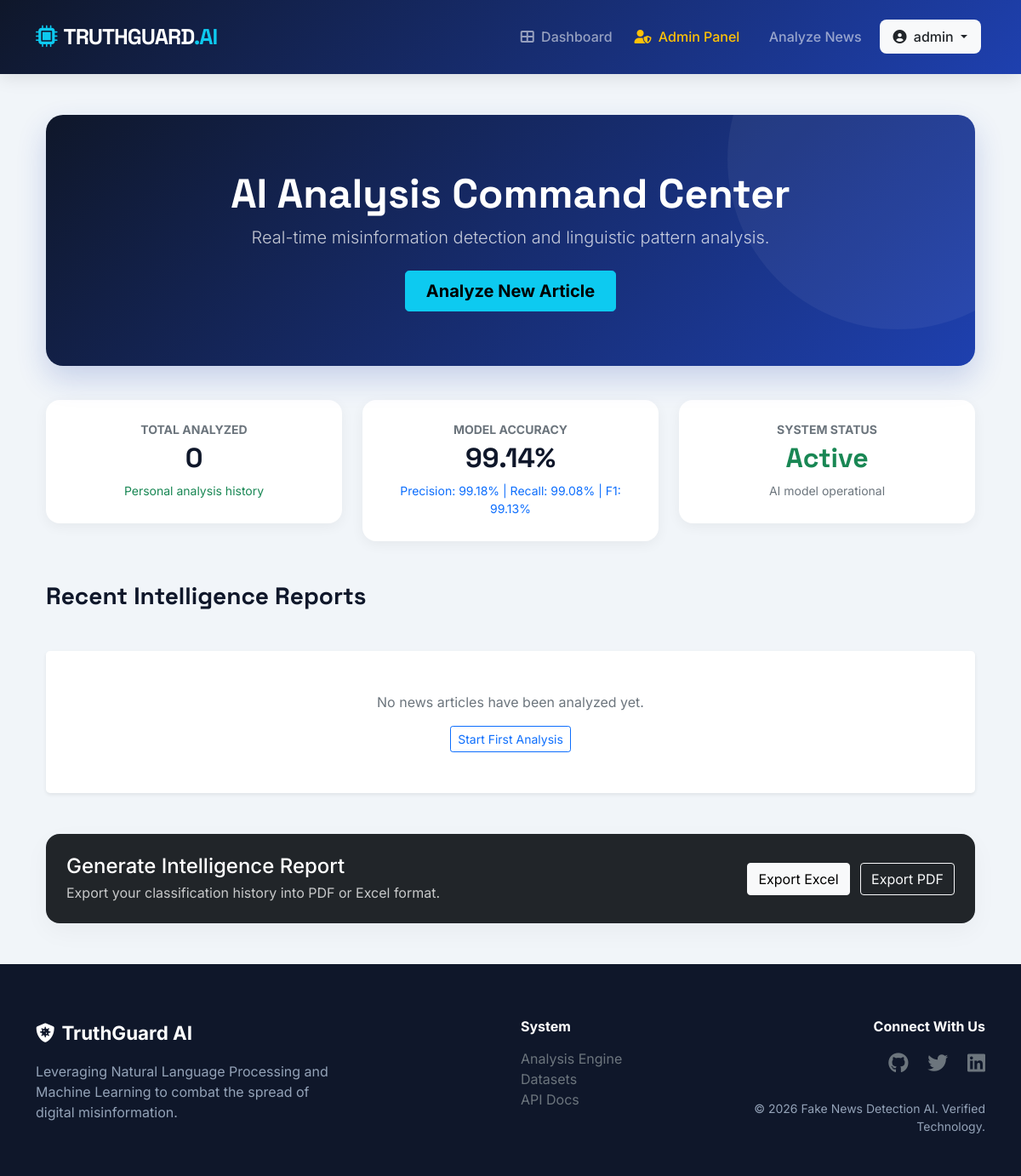
The app's page / (signed in) with its own data.
### myapp/models.py (models this page shows, shortened)
class ModelTrainingLog(models.Model):
    dataset = models.ForeignKey(Dataset, on_delete=models.SET_NULL, null=True)
    accuracy = models.DecimalField(max_digits=5, decimal_places=2)
    precision = models.DecimalField(max_digits=5, decimal_places=2)
    recall = models.DecimalField(max_digits=5, decimal_places=2)
    f1_score = models.DecimalField(max_digits=5, decimal_places=2)
    trained_at = models.DateTimeField(default=timezone.now)

### myapp/views.py (the view, shortened to what this page needs)
# urls.py: path('', views.home, name='dashboard'),
@login_required
def home(request):
    articles = NewsArticle.objects.filter(user=request.user) \
        .select_related('analysis') \
        .order_by('-submitted_at')
    analyzed = articles.filter(analysis__isnull=False)
    total_count = analyzed.count()
    real_count = analyzed.filter(analysis__prediction='Real').count()
    fake_count = analyzed.filter(analysis__prediction='Fake').count()
    latest_training = ModelTrainingLog.objects.order_by('-trained_at').first()
    model_accuracy = 0
    model_precision = 0
    model_recall = 0
    model_f1 = 0
    if latest_training:
        model_accuracy = latest_training.accuracy
        model_precision = latest_training.precision
        model_recall = latest_training.recall
        model_f1 = latest_training.f1_score
    graph = None
    context = {
        'recent_news': articles[:10],
        'total_count': total_count,
        'model_accuracy': model_accuracy,
        'model_precision': model_precision,
        'model_recall': model_recall,
        'model_f1': model_f1,
        'chart': graph
    }
    return render(request, 'dashboard.html', context)

### templates/dashboard.html (shortened to what this page needs)
{% extends 'base.html' %}
{% block content %}
<div class="container">
    <div class="dashboard-header text-center">
        <h1 class="display-5 fw-bold mb-2">AI Analysis Command Center</h1>
        <p class="lead opacity-75">
            Real-time misinformation detection and linguistic pattern analysis.
        </p>
        <div class="mt-4">
            <a href="{% url 'submit_news' %}" class="btn btn-info btn-lg px-4 fw-bold">
                Analyze New Article
            </a>
        </div>
    </div>
    <div class="row stats-container mt-3">
        <div class="col-md-4">
            <div class="stats-card text-center">
                <div class="text-muted small fw-bold mb-1">TOTAL ANALYZED</div>
                <h2 class="fw-bold mb-0">{{ total_count }}</h2>
                <div class="text-success small mt-2">
                    Personal analysis history
                </div>
            </div>
        </div>
        <div class="col-md-4">
            <div class="stats-card text-center">
                <div class="text-muted small fw-bold mb-1">MODEL ACCURACY</div>
                <h2 class="fw-bold mb-0">{{ model_accuracy }}%</h2>
<div class="text-primary small mt-2">
    Precision: {{ model_precision }}% |
    Recall: {{ model_recall }}% |
    F1: {{ model_f1 }}%
</div>
            </div>
        </div>
        <div class="col-md-4">
            <div class="stats-card text-center">
                <div class="text-muted small fw-bold mb-1">SYSTEM STATUS</div>
                <h2 class="fw-bold text-success mb-0">Active</h2>
                <div class="text-muted small mt-2">
                    AI model operational
                </div>
            </div>
        </div>
    </div>
    <div class="row mb-4">
        <div class="col-12">
            <h3 class="section-title">
                Recent Intelligence Reports
            </h3>
        </div>
    </div>
    <div class="row g-4">
        {% for article in recent_news %}
        <div class="col-md-6">
            <div class="card analysis-card h-100 shadow-sm p-4
                {% if article.analysis.prediction == 'Real' %}real
                {% elif article.analysis.prediction == 'Fake' %}fake{% endif %}">
                <div class="d-flex justify-content-between align-items-start mb-3">
                    <h5 class="fw-bold mb-0 text-dark">
                        {{ article.title|default:"Untitled Analysis" }}
                    </h5>
                    {% if article.analysis %}
                    <span class="badge badge-prediction rounded-pill
                        {% if article.analysis.prediction == 'Real' %}
                        bg-success
                        {% else %}
                        bg-danger
                        {% endif %}">
                        {{ article.analysis.prediction }}
                    </span>
                    {% endif %}
                </div>
                <p class="text-muted">
                    {{ article.content|truncatechars:150 }}
                </p>
                {% if article.analysis %}
                <div class="mt-auto">
                    <div class="d-flex justify-content-between small mb-1">
                        <span>AI Confidence Score</span>
                        <span class="fw-bold">
                            {{ article.analysis.confidence_score }}%
                        </span>
                    </div>
                    <div class="confidence-bar">
                        <div class="confidence-fill"
                             style="width: {{ article.analysis.confidence_score }}%">
                        </div>
                    </div>
                </div>
                {% else %}
                <div class="mt-auto py-2">
                    <span class="badge bg-secondary opacity-50">
                        Processing NLP...
                    </span>
                </div>
                {% endif %}
                <hr class="my-3 opacity-25">
                <div class="d-flex justify-content-between align-items-center">
                    <span class="small text-muted">
                        {{ article.user.username }}
                    </span>
                    <span class="small text-muted">
                        {{ article.submitted_at|date:"M d, Y" }}
                    </span>
                </div>
            </div>
        </div>
        {% empty %}
        <div class="col-12">
            <div class="text-center py-5 bg-white rounded-3 shadow-sm">
                <p class="text-muted">
                    No news articles have been analyzed yet.
                </p>
                <a href="{% url 'submit_news' %}"
                   class="btn btn-outline-primary btn-sm">
                    Start First Analysis
                </a>
            </div>
        </div>
        {% endfor %}
    </div>
    <div class="row mt-5">
        <div class="col-12">
            <div class="card bg-dark text-white p-4">
                <div class="row align-items-center">
                    <div class="col-md-8">
                        <h4 class="mb-1">Generate Intelligence Report</h4>
                        <p class="mb-0 opacity-75">
                            Export your classification history into PDF or Excel format.
                        </p>
                    </div>
                    <div class="col-md-4 text-md-end mt-3 mt-md-0">
                        <a href="{% url 'export_excel' %}"
                           class="btn btn-light me-2">
                            Export Excel
                        </a>
                        <a href="{% url 'export_pdf' %}"
                           class="btn btn-outline-light">
                            Export PDF
                        </a>
                    </div>
                </div>
            </div>
        </div>
    </div>
</div>
{% endblock content %}

### templates/base.html (shortened to what this page needs)
<!DOCTYPE html>
{% load static %}
<html lang="en">
<head>
    <link href="https://cdn.jsdelivr.net/npm/bootstrap@5.1.3/dist/css/bootstrap.min.css" rel="stylesheet">
    <link href="https://cdnjs.cloudflare.com/ajax/libs/font-awesome/6.0.0-beta3/css/all.min.css" rel="stylesheet">
</head>
<body>
    <nav class="navbar navbar-expand-lg navbar-dark sticky-top">
        <div class="container">
            <a class="navbar-brand" href="/">
                <i class="fas fa-microchip text-info me-2"></i>TRUTHGUARD<span class="text-info">.AI</span>
            </a>
            <div class="collapse navbar-collapse" id="navbarNav">
                <ul class="navbar-nav ms-auto align-items-center">
                    {% if user.is_authenticated %}
                        <li class="nav-item">
                            <a class="nav-link" href="{% url 'dashboard' %}"><i class="fas fa-th-large me-1"></i> Dashboard</a>
                        </li>
                        {% if user.is_staff %}
                        <li class="nav-item">
                            <a class="nav-link text-warning" href="/admin"><i class="fas fa-user-shield me-1"></i> Admin Panel</a>
                        </li>
                        {% endif %}
                        <li class="nav-item">
                            <a class="nav-link" href="{% url 'submit_news' %}"> Analyze News</a>
                        </li>
                        <li class="nav-item dropdown">
                            <a class="nav-link dropdown-toggle bg-light text-dark px-3 ms-2" href="#" id="userDrop" data-bs-toggle="dropdown">
                                <i class="fas fa-user-circle me-1"></i> {{ user.username }}
                            </a>
                        </li>
                    {% endif %}
                </ul>
            </div>
        </div>
    </nav>
    <main class="container my-5 fade-in">
        {% block content %}
        {% endblock %}
    </main>
    <footer>
        <div class="container">
            <div class="row g-4">
                <div class="col-lg-4">
                    <div class="footer-logo mb-3">
                        <i class="fas fa-shield-virus me-2"></i>TruthGuard AI
                    </div>
                    <p>Leveraging Natural Language Processing and Machine Learning to combat the spread of digital misinformation.</p>
                </div>
                <div class="col-lg-2 offset-lg-2">
                    <h6 class="text-white fw-bold mb-3">System</h6>
                    <ul class="list-unstyled">
                        <li><a href="#" class="text-decoration-none text-muted">Analysis Engine</a></li>
                        <li><a href="#" class="text-decoration-none text-muted">Datasets</a></li>
                        <li><a href="#" class="text-decoration-none text-muted">API Docs</a></li>
                    </ul>
                </div>
                <div class="col-lg-4 text-lg-end">
                    <h6 class="text-white fw-bold mb-3">Connect With Us</h6>
                    <div class="fs-4">
                        <a href="#" class="text-muted me-3"><i class="fab fa-github"></i></a>
                        <a href="#" class="text-muted me-3"><i class="fab fa-twitter"></i></a>
                        <a href="#" class="text-muted"><i class="fab fa-linkedin"></i></a>
                    </div>
                    <p class="mt-4 small">&copy; 2026 Fake News Detection AI. Verified Technology.</p>
                </div>
            </div>
        </div>
    </footer>
</body>
</html>

### templates/base.html (style rules this page uses)
:root { --glass-bg: rgba(255, 255, 255, 0.95); --primary-gradient: linear-gradient(135deg, #0f172a 0%, #1e40af 100%); --accent-color: #3b82f6; --success-green: #10b981; --fake-red: #ef4444; --text-main: #0f172a; --bg-body: #f1f5f9; }
body { font-family: 'Inter', sans-serif; background-color: var(--bg-body); color: var(--text-main); min-height: 100vh; display: flex; flex-direction: column; }
h1, h2, h3, .navbar-brand { font-family: 'Space Grotesk', sans-serif; }
.navbar { background: var(--primary-gradient); backdrop-filter: blur(10px); padding: 1.2rem 0; box-shadow: 0 4px 20px rgba(0,0,0,0.1); }
.navbar-brand { font-weight: 700; letter-spacing: -1px; font-size: 1.6rem; }
.nav-link { font-weight: 500; margin: 0 5px; border-radius: 8px; transition: all 0.2s ease; }
.card { border: none; border-radius: 16px; box-shadow: 0 10px 30px rgba(0,0,0,0.04); overflow: hidden; background: #ffffff; }
footer { background: #0f172a; color: #94a3b8; padding: 4rem 0 2rem; margin-top: auto; }
.footer-logo { color: white; font-weight: 700; font-size: 1.4rem; }
.fade-in { animation: fadeIn 0.6s ease-in; }

### templates/dashboard.html (style rules this page uses)
.dashboard-header { background: var(--primary-gradient); color: white; padding: 4rem 2rem; border-radius: 20px; margin-bottom: 2.5rem; box-shadow: 0 15px 35px rgba(30, 64, 175, 0.2); position: relative; overflow: hidden; }
.dashboard-header::after { content: ''; position: absolute; top: -50%; right: -10%; width: 400px; height: 400px; background: rgba(255,255,255,0.05); border-radius: 50%; }
.stats-container { margin-top: -3rem; margin-bottom: 3rem; }
.stats-card { background: white; border: none; border-radius: 16px; padding: 1.5rem; box-shadow: 0 4px 15px rgba(0,0,0,0.05); border-bottom: 4px solid transparent; transition: all 0.3s ease; }
.section-title { font-family: 'Space Grotesk', sans-serif; font-weight: 700; display: flex; align-items: center; gap: 10px; margin-bottom: 1.5rem; }

### records on screen
ModelTrainingLog: accuracy "99.14", precision "99.18", recall "99.08", f1_score "99.13"

### other values on screen
{{ user.username }} "admin"
{{ total_count }} "0"
